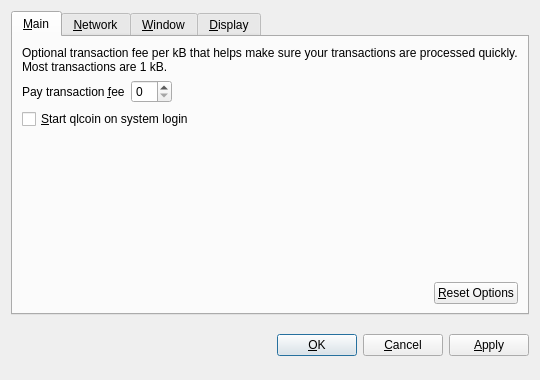
<?xml version="1.0" encoding="UTF-8"?>
<ui version="4.0">
 <class>OptionsDialog</class>
 <widget class="QDialog" name="OptionsDialog">
  <property name="geometry">
   <rect>
    <x>0</x>
    <y>0</y>
    <width>540</width>
    <height>380</height>
   </rect>
  </property>
  <property name="windowTitle">
   <string>Options</string>
  </property>
  <property name="modal">
   <bool>true</bool>
  </property>
  <layout class="QVBoxLayout" name="verticalLayout">
   <item>
    <widget class="QTabWidget" name="tabWidget">
     <property name="tabPosition">
      <enum>QTabWidget::North</enum>
     </property>
     <property name="currentIndex">
      <number>0</number>
     </property>
     <widget class="QWidget" name="tabMain">
      <attribute name="title">
       <string>&amp;Main</string>
      </attribute>
      <layout class="QVBoxLayout" name="verticalLayout_Main">
       <item>
        <widget class="QLabel" name="transactionFeeInfoLabel">
         <property name="text">
          <string>Optional transaction fee per kB that helps make sure your transactions are processed quickly. Most transactions are 1 kB.</string>
         </property>
         <property name="textFormat">
          <enum>Qt::PlainText</enum>
         </property>
         <property name="wordWrap">
          <bool>true</bool>
         </property>
        </widget>
       </item>
       <item>
        <layout class="QHBoxLayout" name="horizontalLayout_1_Main">
         <item>
          <widget class="QLabel" name="transactionFeeLabel">
           <property name="text">
            <string>Pay transaction &amp;fee</string>
           </property>
           <property name="textFormat">
            <enum>Qt::PlainText</enum>
           </property>
           <property name="buddy">
            <cstring>transactionFee</cstring>
           </property>
          </widget>
         </item>
         <item>
          <widget class="BitcoinAmountField" name="transactionFee"/>
         </item>
         <item>
          <spacer name="horizontalSpacer_1_Main">
           <property name="orientation">
            <enum>Qt::Horizontal</enum>
           </property>
           <property name="sizeHint" stdset="0">
            <size>
             <width>40</width>
             <height>20</height>
            </size>
           </property>
          </spacer>
         </item>
        </layout>
       </item>
       <item>
        <widget class="QCheckBox" name="bitcoinAtStartup">
         <property name="toolTip">
          <string>Automatically start qlcoin after logging in to the system.</string>
         </property>
         <property name="text">
          <string>&amp;Start qlcoin on system login</string>
         </property>
        </widget>
       </item>
       <item>
        <spacer name="verticalSpacer_Main">
         <property name="orientation">
          <enum>Qt::Vertical</enum>
         </property>
         <property name="sizeHint" stdset="0">
          <size>
           <width>20</width>
           <height>40</height>
          </size>
         </property>
        </spacer>
       </item>
       <item>
        <layout class="QHBoxLayout" name="horizontalLayout_2_Main">
         <item>
          <spacer name="horizontalSpacer_2_Main">
           <property name="orientation">
            <enum>Qt::Horizontal</enum>
           </property>
           <property name="sizeHint" stdset="0">
            <size>
             <width>40</width>
             <height>20</height>
            </size>
           </property>
          </spacer>
         </item>
         <item>
          <widget class="QPushButton" name="resetButton">
           <property name="toolTip">
            <string>Reset all client options to default.</string>
           </property>
           <property name="text">
            <string>&amp;Reset Options</string>
           </property>
           <property name="autoDefault">
            <bool>false</bool>
           </property>
          </widget>
         </item>
        </layout>
       </item>
      </layout>
     </widget>
     <widget class="QWidget" name="tabNetwork">
      <attribute name="title">
       <string>&amp;Network</string>
      </attribute>
      <layout class="QVBoxLayout" name="verticalLayout_Network">
       <item>
        <widget class="QCheckBox" name="mapPortUpnp">
         <property name="toolTip">
          <string>Automatically open the qlcoin client port on the router. This only works when your router supports UPnP and it is enabled.</string>
         </property>
         <property name="text">
          <string>Map port using &amp;UPnP</string>
         </property>
        </widget>
       </item>
       <item>
        <widget class="QCheckBox" name="connectSocks">
         <property name="toolTip">
          <string>Connect to the qlcoin network through a SOCKS proxy (e.g. when connecting through Tor).</string>
         </property>
         <property name="text">
          <string>&amp;Connect through SOCKS proxy:</string>
         </property>
        </widget>
       </item>
       <item>
        <layout class="QHBoxLayout" name="horizontalLayout_Network">
         <item>
          <widget class="QLabel" name="proxyIpLabel">
           <property name="text">
            <string>Proxy &amp;IP:</string>
           </property>
           <property name="textFormat">
            <enum>Qt::PlainText</enum>
           </property>
           <property name="buddy">
            <cstring>proxyIp</cstring>
           </property>
          </widget>
         </item>
         <item>
          <widget class="QValidatedLineEdit" name="proxyIp">
           <property name="maximumSize">
            <size>
             <width>140</width>
             <height>16777215</height>
            </size>
           </property>
           <property name="toolTip">
            <string>IP address of the proxy (e.g. 127.0.0.1)</string>
           </property>
          </widget>
         </item>
         <item>
          <widget class="QLabel" name="proxyPortLabel">
           <property name="text">
            <string>&amp;Port:</string>
           </property>
           <property name="textFormat">
            <enum>Qt::PlainText</enum>
           </property>
           <property name="buddy">
            <cstring>proxyPort</cstring>
           </property>
          </widget>
         </item>
         <item>
          <widget class="QLineEdit" name="proxyPort">
           <property name="maximumSize">
            <size>
             <width>55</width>
             <height>16777215</height>
            </size>
           </property>
           <property name="toolTip">
            <string>Port of the proxy (e.g. 9050)</string>
           </property>
          </widget>
         </item>
         <item>
          <widget class="QLabel" name="socksVersionLabel">
           <property name="text">
            <string>SOCKS &amp;Version:</string>
           </property>
           <property name="textFormat">
            <enum>Qt::PlainText</enum>
           </property>
           <property name="buddy">
            <cstring>socksVersion</cstring>
           </property>
          </widget>
         </item>
         <item>
          <widget class="QValueComboBox" name="socksVersion">
           <property name="toolTip">
            <string>SOCKS version of the proxy (e.g. 5)</string>
           </property>
          </widget>
         </item>
         <item>
          <spacer name="horizontalSpacer_Network">
           <property name="orientation">
            <enum>Qt::Horizontal</enum>
           </property>
           <property name="sizeHint" stdset="0">
            <size>
             <width>40</width>
             <height>20</height>
            </size>
           </property>
          </spacer>
         </item>
        </layout>
       </item>
       <item>
        <spacer name="verticalSpacer_Network">
         <property name="orientation">
          <enum>Qt::Vertical</enum>
         </property>
         <property name="sizeHint" stdset="0">
          <size>
           <width>20</width>
           <height>40</height>
          </size>
         </property>
        </spacer>
       </item>
      </layout>
     </widget>
     <widget class="QWidget" name="tabWindow">
      <attribute name="title">
       <string>&amp;Window</string>
      </attribute>
      <layout class="QVBoxLayout" name="verticalLayout_Window">
       <item>
        <widget class="QCheckBox" name="minimizeToTray">
         <property name="toolTip">
          <string>Show only a tray icon after minimizing the window.</string>
         </property>
         <property name="text">
          <string>&amp;Minimize to the tray instead of the taskbar</string>
         </property>
        </widget>
       </item>
       <item>
        <widget class="QCheckBox" name="minimizeOnClose">
         <property name="toolTip">
          <string>Minimize instead of exit the application when the window is closed. When this option is enabled, the application will be closed only after selecting Quit in the menu.</string>
         </property>
         <property name="text">
          <string>M&amp;inimize on close</string>
         </property>
        </widget>
       </item>
       <item>
        <spacer name="verticalSpacer_Window">
         <property name="orientation">
          <enum>Qt::Vertical</enum>
         </property>
         <property name="sizeHint" stdset="0">
          <size>
           <width>20</width>
           <height>40</height>
          </size>
         </property>
        </spacer>
       </item>
      </layout>
     </widget>
     <widget class="QWidget" name="tabDisplay">
      <attribute name="title">
       <string>&amp;Display</string>
      </attribute>
      <layout class="QVBoxLayout" name="verticalLayout_Display">
       <item>
        <layout class="QHBoxLayout" name="horizontalLayout_1_Display">
         <item>
          <widget class="QLabel" name="langLabel">
           <property name="text">
            <string>User Interface &amp;language:</string>
           </property>
           <property name="textFormat">
            <enum>Qt::PlainText</enum>
           </property>
           <property name="buddy">
            <cstring>lang</cstring>
           </property>
          </widget>
         </item>
         <item>
          <widget class="QValueComboBox" name="lang">
           <property name="toolTip">
            <string>The user interface language can be set here. This setting will take effect after restarting qlcoin.</string>
           </property>
          </widget>
         </item>
        </layout>
       </item>
       <item>
        <layout class="QHBoxLayout" name="horizontalLayout_2_Display">
         <item>
          <widget class="QLabel" name="unitLabel">
           <property name="text">
            <string>&amp;Unit to show amounts in:</string>
           </property>
           <property name="textFormat">
            <enum>Qt::PlainText</enum>
           </property>
           <property name="buddy">
            <cstring>unit</cstring>
           </property>
          </widget>
         </item>
         <item>
          <widget class="QValueComboBox" name="unit">
           <property name="toolTip">
            <string>Choose the default subdivision unit to show in the interface and when sending coins.</string>
           </property>
          </widget>
         </item>
        </layout>
       </item>
       <item>
        <widget class="QCheckBox" name="displayAddresses">
         <property name="toolTip">
          <string>Whether to show qlcoin addresses in the transaction list or not.</string>
         </property>
         <property name="text">
          <string>&amp;Display addresses in transaction list</string>
         </property>
        </widget>
       </item>
       <item>
        <widget class="QCheckBox" name="coinControlFeatures">
         <property name="toolTip">
          <string>Whether to show coin control features or not.</string>
         </property>
         <property name="text">
          <string>Display coin &amp;control features (experts only!)</string>
         </property>
        </widget>
       </item>
       <item>
        <spacer name="verticalSpacer_Display">
         <property name="orientation">
          <enum>Qt::Vertical</enum>
         </property>
         <property name="sizeHint" stdset="0">
          <size>
           <width>20</width>
           <height>40</height>
          </size>
         </property>
        </spacer>
       </item>
      </layout>
     </widget>
    </widget>
   </item>
   <item>
    <layout class="QHBoxLayout" name="horizontalLayout_Buttons">
     <item>
      <spacer name="horizontalSpacer_1">
       <property name="orientation">
        <enum>Qt::Horizontal</enum>
       </property>
       <property name="sizeHint" stdset="0">
        <size>
         <width>40</width>
         <height>48</height>
        </size>
       </property>
      </spacer>
     </item>
     <item>
      <widget class="QLabel" name="statusLabel">
       <property name="font">
        <font>
         <weight>75</weight>
         <bold>true</bold>
        </font>
       </property>
       <property name="text">
        <string/>
       </property>
       <property name="textFormat">
        <enum>Qt::PlainText</enum>
       </property>
       <property name="wordWrap">
        <bool>true</bool>
       </property>
      </widget>
     </item>
     <item>
      <spacer name="horizontalSpacer_2">
       <property name="orientation">
        <enum>Qt::Horizontal</enum>
       </property>
       <property name="sizeHint" stdset="0">
        <size>
         <width>40</width>
         <height>48</height>
        </size>
       </property>
      </spacer>
     </item>
     <item>
      <widget class="QPushButton" name="okButton">
       <property name="text">
        <string>&amp;OK</string>
       </property>
      </widget>
     </item>
     <item>
      <widget class="QPushButton" name="cancelButton">
       <property name="text">
        <string>&amp;Cancel</string>
       </property>
       <property name="autoDefault">
        <bool>false</bool>
       </property>
      </widget>
     </item>
     <item>
      <widget class="QPushButton" name="applyButton">
       <property name="text">
        <string>&amp;Apply</string>
       </property>
       <property name="autoDefault">
        <bool>false</bool>
       </property>
      </widget>
     </item>
    </layout>
   </item>
  </layout>
 </widget>
 <customwidgets>
  <customwidget>
   <class>BitcoinAmountField</class>
   <extends>QSpinBox</extends>
   <header>bitcoinamountfield.h</header>
  </customwidget>
  <customwidget>
   <class>QValueComboBox</class>
   <extends>QComboBox</extends>
   <header>qvaluecombobox.h</header>
  </customwidget>
  <customwidget>
   <class>QValidatedLineEdit</class>
   <extends>QLineEdit</extends>
   <header>qvalidatedlineedit.h</header>
  </customwidget>
 </customwidgets>
 <resources/>
 <connections/>
</ui>
